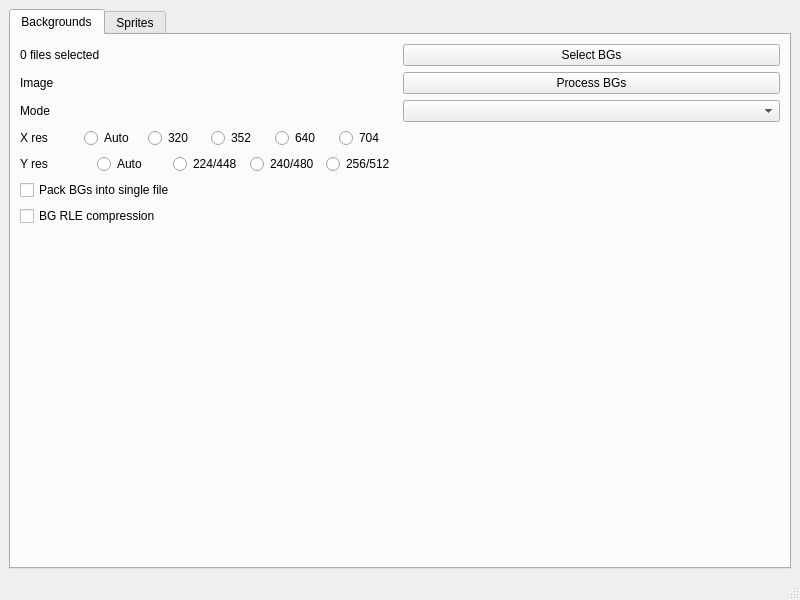
<?xml version="1.0" encoding="UTF-8"?>
<ui version="4.0">
 <class>MainWindow</class>
 <widget class="QMainWindow" name="MainWindow">
  <property name="geometry">
   <rect>
    <x>0</x>
    <y>0</y>
    <width>800</width>
    <height>600</height>
   </rect>
  </property>
  <property name="windowTitle">
   <string>MainWindow</string>
  </property>
  <widget class="QWidget" name="centralwidget">
   <layout class="QVBoxLayout" name="verticalLayout">
    <item>
     <widget class="QTabWidget" name="tabWidget">
      <property name="currentIndex">
       <number>0</number>
      </property>
      <widget class="QWidget" name="tab">
       <attribute name="title">
        <string>Backgrounds</string>
       </attribute>
       <layout class="QGridLayout" name="gridLayout_3">
        <item row="4" column="0">
         <layout class="QHBoxLayout" name="horizontalLayout_2">
          <property name="topMargin">
           <number>0</number>
          </property>
          <item>
           <widget class="QLabel" name="label_7">
            <property name="text">
             <string>Y res</string>
            </property>
           </widget>
          </item>
          <item>
           <widget class="QRadioButton" name="radioButton_y_auto">
            <property name="text">
             <string>Auto</string>
            </property>
            <attribute name="buttonGroup">
             <string notr="true">buttonGroup_2</string>
            </attribute>
           </widget>
          </item>
          <item>
           <widget class="QRadioButton" name="radioButton_y_224">
            <property name="text">
             <string>224/448</string>
            </property>
            <attribute name="buttonGroup">
             <string notr="true">buttonGroup_2</string>
            </attribute>
           </widget>
          </item>
          <item>
           <widget class="QRadioButton" name="radioButton_y_240">
            <property name="text">
             <string>240/480</string>
            </property>
            <attribute name="buttonGroup">
             <string notr="true">buttonGroup_2</string>
            </attribute>
           </widget>
          </item>
          <item>
           <widget class="QRadioButton" name="radioButton_y_256">
            <property name="text">
             <string>256/512</string>
            </property>
            <attribute name="buttonGroup">
             <string notr="true">buttonGroup_2</string>
            </attribute>
           </widget>
          </item>
         </layout>
        </item>
        <item row="2" column="0">
         <widget class="QLabel" name="label_3">
          <property name="text">
           <string>Mode</string>
          </property>
         </widget>
        </item>
        <item row="2" column="1">
         <widget class="QComboBox" name="comboBox_mode"/>
        </item>
        <item row="5" column="0">
         <widget class="QCheckBox" name="checkBox_PackBG">
          <property name="text">
           <string>Pack BGs into single file</string>
          </property>
         </widget>
        </item>
        <item row="0" column="0">
         <widget class="QLabel" name="label_2">
          <property name="text">
           <string>0 files selected</string>
          </property>
         </widget>
        </item>
        <item row="1" column="1">
         <widget class="QPushButton" name="pushButton_process_BGs">
          <property name="text">
           <string>Process BGs</string>
          </property>
         </widget>
        </item>
        <item row="3" column="0">
         <layout class="QHBoxLayout" name="horizontalLayout">
          <property name="leftMargin">
           <number>0</number>
          </property>
          <property name="topMargin">
           <number>0</number>
          </property>
          <item>
           <widget class="QLabel" name="label_6">
            <property name="text">
             <string>X res</string>
            </property>
           </widget>
          </item>
          <item>
           <widget class="QRadioButton" name="radioButton_x_auto">
            <property name="text">
             <string>Auto</string>
            </property>
            <attribute name="buttonGroup">
             <string notr="true">buttonGroup</string>
            </attribute>
           </widget>
          </item>
          <item>
           <widget class="QRadioButton" name="radioButton_x_320">
            <property name="text">
             <string>320</string>
            </property>
            <attribute name="buttonGroup">
             <string notr="true">buttonGroup</string>
            </attribute>
           </widget>
          </item>
          <item>
           <widget class="QRadioButton" name="radioButton_x_352">
            <property name="text">
             <string>352</string>
            </property>
            <attribute name="buttonGroup">
             <string notr="true">buttonGroup</string>
            </attribute>
           </widget>
          </item>
          <item>
           <widget class="QRadioButton" name="radioButton_x_640">
            <property name="text">
             <string>640</string>
            </property>
            <attribute name="buttonGroup">
             <string notr="true">buttonGroup</string>
            </attribute>
           </widget>
          </item>
          <item>
           <widget class="QRadioButton" name="radioButton_x_704">
            <property name="text">
             <string>704</string>
            </property>
            <attribute name="buttonGroup">
             <string notr="true">buttonGroup</string>
            </attribute>
           </widget>
          </item>
         </layout>
        </item>
        <item row="0" column="1">
         <widget class="QPushButton" name="pushButton_Select_BGs">
          <property name="text">
           <string>Select BGs</string>
          </property>
         </widget>
        </item>
        <item row="6" column="0">
         <widget class="QCheckBox" name="checkBox_bg_rle">
          <property name="text">
           <string>BG RLE compression</string>
          </property>
         </widget>
        </item>
        <item row="1" column="0">
         <widget class="QLabel" name="label">
          <property name="text">
           <string>Image</string>
          </property>
         </widget>
        </item>
        <item row="7" column="0">
         <spacer name="verticalSpacer">
          <property name="orientation">
           <enum>Qt::Vertical</enum>
          </property>
          <property name="sizeHint" stdset="0">
           <size>
            <width>20</width>
            <height>40</height>
           </size>
          </property>
         </spacer>
        </item>
       </layout>
      </widget>
      <widget class="QWidget" name="tab_2">
       <attribute name="title">
        <string>Sprites</string>
       </attribute>
       <layout class="QGridLayout" name="gridLayout">
        <item row="1" column="2">
         <widget class="QPushButton" name="pushButton_Set_reciles_List">
          <property name="text">
           <string>...</string>
          </property>
         </widget>
        </item>
        <item row="3" column="0">
         <widget class="QLabel" name="label_5">
          <property name="text">
           <string>Script</string>
          </property>
         </widget>
        </item>
        <item row="3" column="2">
         <widget class="QPushButton" name="pushButton_Set_Script">
          <property name="text">
           <string>...</string>
          </property>
         </widget>
        </item>
        <item row="3" column="1">
         <widget class="QLineEdit" name="lineEdit_script"/>
        </item>
        <item row="1" column="0">
         <widget class="QLabel" name="label_4">
          <property name="text">
           <string>Recipes list</string>
          </property>
         </widget>
        </item>
        <item row="1" column="1">
         <widget class="QLineEdit" name="lineEdit_Recipes_List"/>
        </item>
        <item row="4" column="1">
         <widget class="QTextEdit" name="textEdit"/>
        </item>
        <item row="4" column="2">
         <widget class="QPushButton" name="pushButton_Process_Sprites">
          <property name="text">
           <string>Process Sprites</string>
          </property>
         </widget>
        </item>
       </layout>
      </widget>
     </widget>
    </item>
   </layout>
  </widget>
  <widget class="QMenuBar" name="menubar">
   <property name="geometry">
    <rect>
     <x>0</x>
     <y>0</y>
     <width>800</width>
     <height>21</height>
    </rect>
   </property>
  </widget>
  <widget class="QStatusBar" name="statusbar"/>
 </widget>
 <resources/>
 <connections/>
 <buttongroups>
  <buttongroup name="buttonGroup_2"/>
  <buttongroup name="buttonGroup"/>
 </buttongroups>
</ui>
